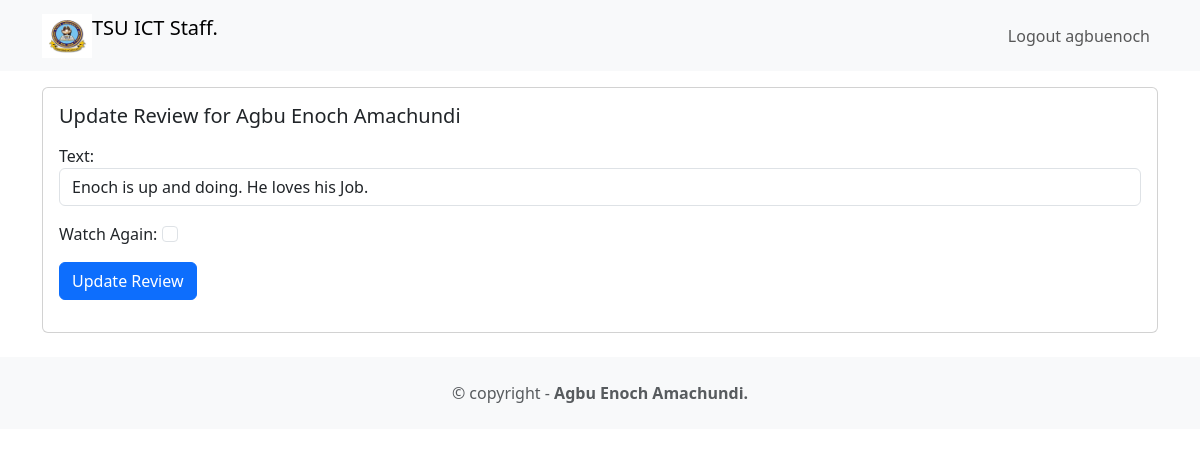
The page /movie/review/1 (signed in) on the database its author committed.
### movie/models.py (models this page shows, shortened)
class Review(models.Model):
    text = models.CharField(max_length=100)
    date = models.DateTimeField(auto_now_add=True)
    user = models.ForeignKey(User, on_delete=models.CASCADE)
    movie = models.ForeignKey(Movie, on_delete=models.CASCADE)
    watchAgain = models.BooleanField()

class Movie(models.Model):
    title = models.CharField(max_length=100)
    description = models.CharField(max_length=250)
    image = models.ImageField(upload_to='movie/image/')

### movie/views.py (the view, shortened to what this page needs)
# urls.py: path('review/<int:review_id>', views.updatereview, name='updatereview'),
def updatereview(request, review_id):
    review = get_object_or_404(Review, pk = review_id, user = request.user)
    if request.method == 'GET':
        form = ReviewForm(instance = review)
        return render(request, 'updatereview.html', {'review':review, 'form':form})

### movie/forms.py
class ReviewForm(ModelForm):
    def __init__(self, *args, **kwargs):
        super(ModelForm, self).__init__(*args, **kwargs)
        self.fields['text'].widget.attrs.update({'class':'form-control'})
        self.fields['watchAgain'].widget.attrs.update({'class':'form-check-input'})
    class Meta:
        model = Review
        fields = ['text', 'watchAgain']
        labels = {'watchAgain':('Watch Again')}
        widgets = {'text':Textarea(attrs={'rows':4})},

### movie/templates/updatereview.html (shortened to what this page needs)
<!DOCTYPE html>
<html>
    <head>
    </head>
    <body>
        {% extends 'base.html' %}
{% block content %}
<div class="card mb-3">
<div class="row g-0">
<div>
<div class="card-body">
<h5 class="card-title">
Update Review for {{ review.movie.title }}
</h5>
<p class="card-text">
<form method="POST">
{{ form.as_p }}
<button type="submit"
class="btn btn-primary">
Update Review
</button>
</form>
</p>
</div>
</div>
</div>
</div>
{% endblock content %}

### moviereviews/templates/base.html (shortened to what this page needs)
<!DOCTYPE html>
<html>
    <head>
        <link href="https://cdn.jsdelivr.net/npm/bootstrap@5.3.3/dist/css/bootstrap.min.css" rel="stylesheet">
    </head>
    <body>
        <nav class="navbar navbar-expand-lg navbar-light bg-light mb-3">
            <div class="container">
              {% if user.is_authenticated %}
                <a class="navbar-brand" href="{% url 'home' %}">
              {% endif %}
              {% load static %}
              <img src="{% static 'images/TSU Logo.png' %}" alt="" width="50" height="44"
              class="d-inline-block align-text-top"/>TSU ICT Staff.</a>
              <div class="collapse navbar-collapse" id="navbarNavAltMarkup">
                <div class="navbar-nav ms-auto">
                  {% if user.is_authenticated %}
                    <a class="nav-link" href="{% url 'logoutaccount' %}">Logout {{user.username}}</a>
                  {% else %}
                    <a class="nav-link" href="{% url 'news' %}">News</a>
                    <a class="nav-link" href="{% url 'loginaccount' %}">Login</a>
                    <a class="nav-link" href="{% url 'signupaccount' %}">Sign Up</a>
                  {% endif %}
                </div>
              </div>
            </div>
        </nav>
        <div class="container">
            {% block content %}
            {% endblock content %}
        </div>
        <footer class="text-center text-lg-start bg-light text-muted mt-4">
            <div class="text-center p-4">© copyright -
              <a class="text-reset fw-bold text-decoration-none" target="_blank"
              href="https://www.linkedin.com/in/agbuenoch">Agbu Enoch Amachundi.
              </a>
            </div>
        </footer>
    </body>
</html>

### rows shown on the page
Review: movie "Agbu Enoch Amachundi", text "Enoch is up and doing. He loves his Job."

### other values the page prints
{{ user.username }} "agbuenoch"
